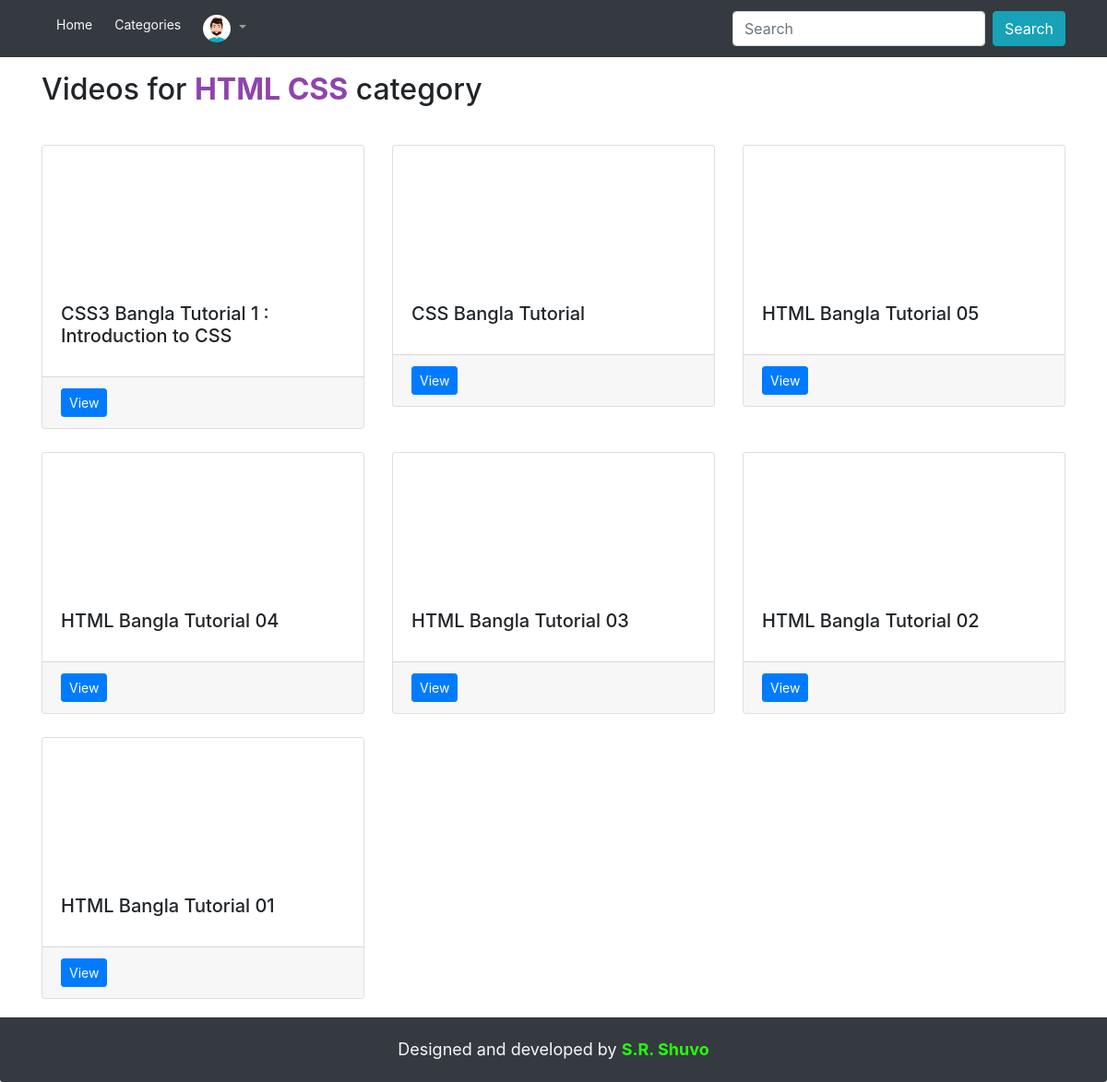
The app's page /catVideo/1/ (signed in) with its own data.
### App_Login/models.py (models this page shows, shortened)
class UserProfile(models.Model):
    user = models.OneToOneField(User, on_delete=models.CASCADE, related_name='profile')
    full_name = models.CharField(max_length=264, blank=True)
    profile_pic = models.ImageField(upload_to='profile_pic', blank=True)

### App_Home/models.py (models this page shows, shortened)
class Category(models.Model):
    name = models.CharField(max_length=50)
    def __str__(self):
        return self.name

class Video(models.Model):
    name = models.CharField(max_length=264)
    link = models.URLField()
    cat = models.ForeignKey(Category, on_delete=models.CASCADE)
    class Meta():
        ordering = ['-pk']

### App_Home/views.py (the view)
# urls.py: path('catVideo/<catId>/', views.catVideo, name='catVideo'),
def catVideo(request, catId):
    filtered = Video.objects.filter(cat=catId)
    catName = Category.objects.get(pk=catId)
    if filtered.count() < 1:
        filtered = False
    return render(request, 'App_Home/catVideo.html', {'catVideo': filtered, 'name': catName})

### App_Home/templates/App_Home/catVideo.html (shortened to what this page needs)
{% extends 'base.html' %}
{% block body_block %}
{% if catVideo %}
<h2 class="my-3">Videos for <strong style="color: #8e44ad">{{ name }}</strong> category</h2>
<div class="row">
  {% for video in catVideo.all %}
  <div class="col-md-4">
    <div class="card wrap">
      <iframe width="100%" height="auto" src="{{ video.link }}" frameborder="0" allow="accelerometer; autoplay; clipboard-write; encrypted-media; gyroscope; picture-in-picture" allowfullscreen></iframe>
      <div class="card-body">
        <h5 class="card-title">{{ video.name }}</h5>
      </div>
      <div class="card-footer">
        {% if user.is_authenticated %}
        <a href="{% url 'App_Login:view' vidId=video.id %}" class="btn btn-primary btn-sm">View</a>
        {% else %}
        <a href="{% url 'App_Login:login' %}" class="btn btn-info btn-sm">Login to give review</a>
        {% endif %}
      </div>
    </div>
  </div>
  {% endfor %}
</div>
{% else %}
<div class="card py-5 mt-5 text-center">
  <h2 class="card-title"><strong>Sorry!</strong> No video available in <span style="color: #8e44ad">{{ name }}</span> category.</h2>
  <a href="{% url 'App_Home:home' %}">Go to home page?</a>
</div>
{% endif %}
{% endblock %}

### templates/base.html (shortened to what this page needs)
{% load static %}
<!DOCTYPE html>
<html lang="en" dir="ltr">
  <head>
    <link rel="stylesheet" href="https://maxcdn.bootstrapcdn.com/bootstrap/4.4.1/css/bootstrap.min.css">
      <link rel="stylesheet" href="https://cdnjs.cloudflare.com/ajax/libs/font-awesome/4.7.0/css/font-awesome.min.css">
  </head>
  <body>
    <nav class="navbar navbar-expand-sm bg-dark navbar-dark">
      <div class="container">
        <ul class="navbar-nav" style="width: 100%">
          <li class="nav-item ml-2">
            <a class="nav-link btn-sm text-light" href="{% url 'App_Home:home' %}">Home</a>
          </li>
          <li class="nav-item ml-2">
            <a class="nav-link btn-sm text-light" href="{% url 'App_Home:cat' %}">Categories</a>
          </li>
          {% if user.is_authenticated %}
          <li class="nav-item dropdown ml-2">
            <a class="nav-link dropdown-toggle" href="#" id="navbarDropdown" role="button" data-toggle="dropdown" aria-haspopup="true" aria-expanded="false">
              {% if user.profile.profile_pic %}
              <img src='/media/{{ user.profile.profile_pic }}' width="30" height="30" class="rounded-circle">
              {% else %}
              <img src='/media/default.png' width="30" height="30" class="rounded-circle">
              {% endif %}
            </a>
          </li>
          {% endif %}
          <form action="{% url 'App_Home:home' %}" class="form-inline ml-auto" method="GET">
            <input required class="form-control mr-sm-2" type="text" name="search" value="{% if search %}{{search}}{% endif %}" placeholder="Search">
            <button class="btn btn-info" type="submit">Search</button>
          </form>
        </ul>
      </div>
    </nav>
    <div class="container" style="margin-bottom: 90px;">
    {% block body_block %}{% endblock %}
    </div>
    <footer class="card-footer bg-dark text-center" style="position: fixed; bottom: 0; left:0; width: 100%; height: 70px;">
      <p style="font-size: 18px;" class="py-2 text-light">Designed and developed by <a href="https://www.facebook.com/shuvosr/" target="_blank" style="color: #27ff0d"><strong>S.R. Shuvo</strong></a></p>
    </footer>
  </body>
</html>

### App_Home/templates/App_Home/catVideo.html (style rules this page uses)
.wrap { margin-top: 25px; }

### records on screen
Category: name "HTML CSS"
Video: name "CSS3 Bangla Tutorial 1 : Introduction to CSS"
Video: name "CSS Bangla Tutorial"
Video: name "HTML Bangla Tutorial 05"
Video: name "HTML Bangla Tutorial 04"
Video: name "HTML Bangla Tutorial 03"
Video: name "HTML Bangla Tutorial 02"
Video: name "HTML Bangla Tutorial 01"
